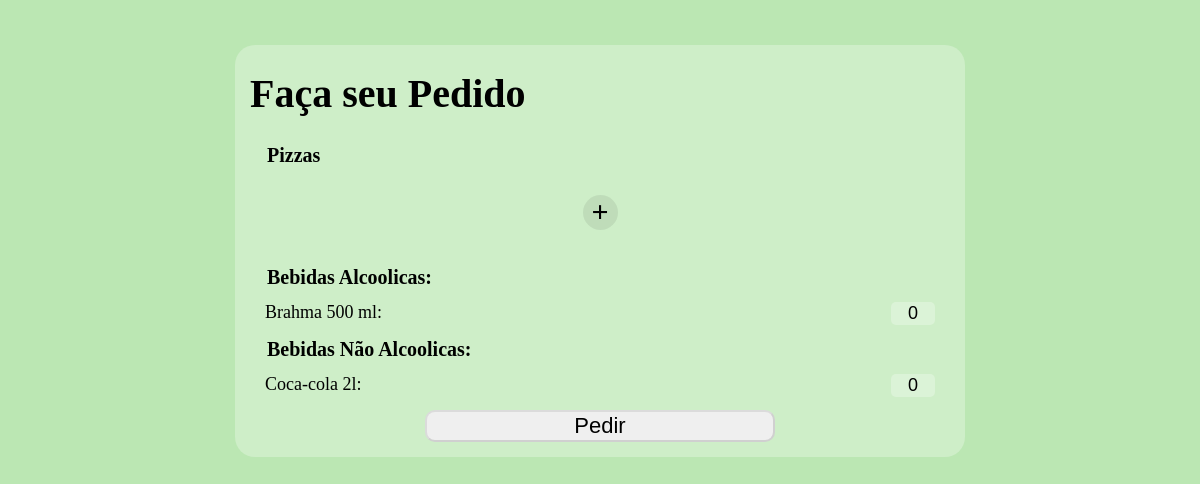
Screenshot of /pedido with the database file from the repository.
### tables this page shows
CREATE TABLE Bebida (
    id_beb      INTEGER PRIMARY KEY,
    nome        TEXT NOT NULL,
    alcoolica   BOOLEAN NOT NULL,
    descricao   TEXT NOT NULL,
    volume      TEXT NOT NULL,
    preco       REAL NOT NULL
);

### main.py (the view)
@app.route('/pedido', methods=["GET", "POST"])
def pedido(id=1):
    if request.method == 'POST':
        print(request.form)
    sabores = Sabor().get_all()
    tam = Tamanho().get_all()
    bebidas = Bebida().get_all()
    bordas = Borda().get_all()
    return render_template('pedido.html', piz_nome=piz_nome, tam=tam, sabores=sabores, bordas=bordas, bebidas=bebidas)

### models/Bebida.py (called while the page is built)
    def get_all(self):
        query = """
        SELECT * FROM Bebida
        """
        self.execute(query)
        return self.cur.fetchall()

### models/Pizza.py (called while the page is built)
    def get_all(self):
        query = """
        SELECT * FROM Sabor
        """
        self.execute(query)
        return self.cur.fetchall()

    def get_all(self):
        query = """
        SELECT * FROM Borda
        """
        self.execute(query)
        return self.cur.fetchall()

    def get_all(self):
        query = """
        SELECT * FROM Tamanho
        """
        self.execute(query)
        return self.cur.fetchall()

### models/__init__.py (called while the page is built)
    def execute(self, *new_data):
        self.cur.execute(*new_data)

    def __del__(self):
        self.cur.close()
        self.connection.close()

### templates/pedido.html (shortened to what this page needs)
<!DOCTYPE html>
<html>
  <head>
  </head>
  <body>
    <div class="all">
      <h1>Faça seu Pedido</h1>
      <form action="{{url_for('pedido')}}" method="post">
          <fieldset id="pizzas">
            <legend>Pizzas</legend>
            <div id="plus">+</div>
          </fieldset>
          <br/>
          <fieldset>
              <legend>Bebidas Alcoolicas:</legend>
              {% for bebida in bebidas if bebida[2] %}
              <div class="bebida">
                <label class="beb" for="beb_{{bebida[0]}}" >{{bebida[1]}} {{bebida[4]}}:</label>
                <input class="beb" type="number" name="beb_{{bebida[0]}}" alt="{{bebida[3]}}" id="beb_{{bebida[0]}}" value=0 min=0 required>
              </div>
              {% endfor %}
          </fieldset>
          <fieldset>
              <legend>Bebidas Não Alcoolicas:</legend>
              {% for bebida in bebidas if not bebida[2]%}
              <div class="bebida">
                <label class="beb" for="beb_{{bebida[0]}}" >{{bebida[1]}} {{bebida[4]}}:</label>
                <input class="beb" type="number" name="beb_{{bebida[0]}}" alt="{{bebida[3]}}" id="beb_{{bebida[0]}}" value=0 min=0 required>
              </div>
              {% endfor %}
          </fieldset>
          <button type="submit">Pedir</button>
      </form>
    </div>
  </body>
</html>

### templates/pedido.html (style rules this page uses)
body { align-items: center; display: block; background-color: #8bd67d94; font-size: 20px; }
h1 { margin-top: 10px; }
form { display: grid; }
.beb { font-size: 0.9em; }
label.beb { width: 150px; box-sizing: border-box; display: inline-block; }
input.beb { width: 40px; border: None; background-color: #ffffff45; border-radius: 5px; border-color: #8bd67d79; text-align: end; }
fieldset { border: None; padding: 13px; }
legend { font-weight: bolder; }
div.all { width: 700px; align-content: center; margin: auto; margin-top: 45px; background-color: #ffffff45; padding: 15px; border-radius: 20px; }
#plus { margin: auto; display: block; text-align: center; background-color: #00000013; font-size: 30px; font-weight: bolder; vertical-align: middle; width: 35px; height: 35px; border-radius: 100%; margin-top: 15px; user-select: none; cursor: pointer; }
div.bebida { justify-content: space-between; display: flex; }
button { width: 50%; font-size: 1.1em; text-align: center; margin: auto; border-radius: 10px; border-color: #00000021; cursor: pointer; }

### rows the page displays
Bebida: nome "Brahma", volume "500 ml"
Bebida: nome "Coca-cola", volume "2l"
